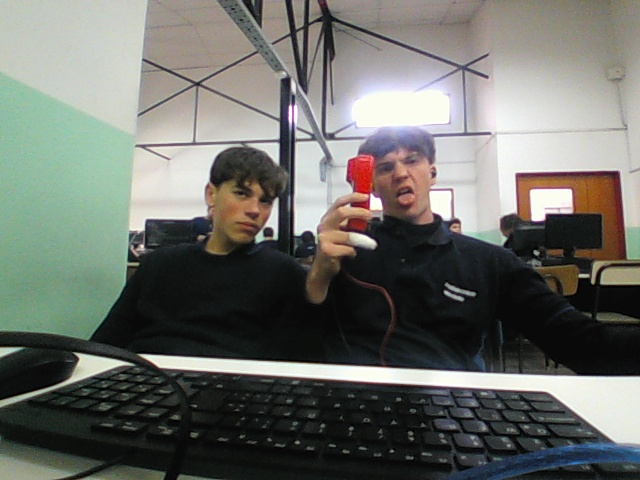
#> input picture imagenes/pygamefoto1.jpg, 640 x 480 px, found by its file name
$ python analIsis.py
#> lines starting #> are read from the running program, lines starting #| are printed output that depends on the picture; after the words box and inside, x2 and y2 are one past the last pixel; in counts of white or black regions, pixels touching at a corner belong together
import cv2
import numpy as np

# Cargar imagen
ruta_imagen = "/home/ta-te-ti/Escritorio/Tateti/Proyecto-Ta-te-ti/imagenes/pygamefoto1.jpg"
imagen = cv2.imread(ruta_imagen)
#> imagen is the input picture: shape (480, 640, 3); mean B, G, R 105.2, 110.6, 108.9
if imagen is None:
    print("Error: no se pudo cargar la imagen.")
    exit()

# Dimensiones
alto, ancho = imagen.shape[:2]
#> alto = 480; ancho = 640
tercio_alto = alto // 3
#> tercio_alto = 160
tercio_ancho = ancho // 3
#> tercio_ancho = 213

# Convertir a HSV
hsv = cv2.cvtColor(imagen, cv2.COLOR_BGR2HSV)
#> hsv: shape (480, 640, 3); mean H, S, V 59.5, 38.5, 116.1

# Rangos de rojo
rojo_bajo1 = np.array([0, 100, 100])
rojo_alto1 = np.array([10, 255, 255])
rojo_bajo2 = np.array([160, 100, 100])
rojo_alto2 = np.array([180, 255, 255])

# Máscara para rojo
mascara1 = cv2.inRange(hsv, rojo_bajo1, rojo_alto1)
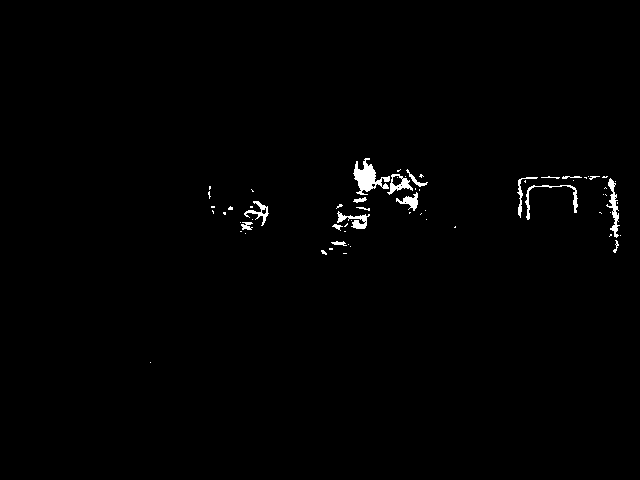
#> mascara1: shape (480, 640); 0.87% white; 65 white regions (47 under 20 px), largest, box (x1, y1, x2, y2) and area: (353, 158, 390, 195) 601, (606, 178, 620, 238) 292, (525, 185, 578, 220) 243
mascara2 = cv2.inRange(hsv, rojo_bajo2, rojo_alto2)
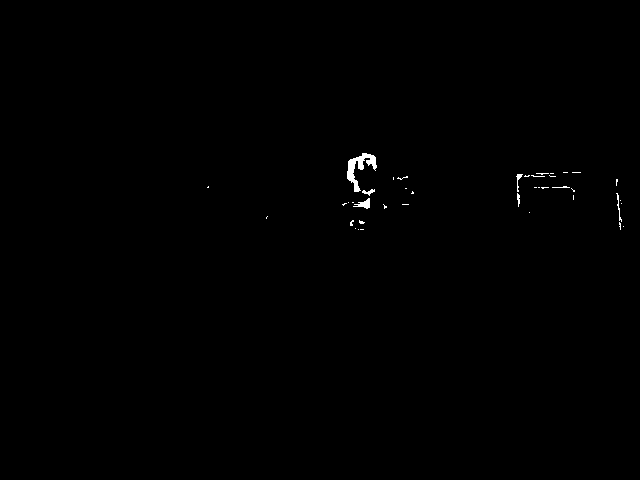
#> mascara2: shape (480, 640); 0.29% white; 41 white regions (34 under 20 px), largest, box (x1, y1, x2, y2) and area: (347, 153, 377, 192) 429, (353, 198, 370, 209) 90, (616, 193, 622, 222) 44
mascara_rojo = cv2.bitwise_or(mascara1, mascara2)
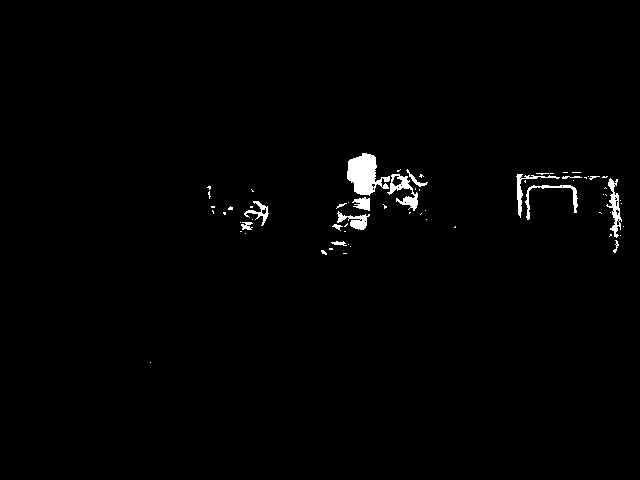
#> mascara_rojo: shape (480, 640); 1.2% white; 66 white regions (50 under 20 px)

# Contornos
contornos, _ = cv2.findContours(mascara_rojo, cv2.RETR_EXTERNAL, cv2.CHAIN_APPROX_SIMPLE)
#> contornos = 66 contours, 54 with area under 20; largest, box (x1, y1, x2, y2) and area: (347, 153, 390, 196) 993, (387, 174, 418, 211) 395, (606, 178, 622, 238) 306, (337, 211, 370, 230) 224, (525, 185, 578, 220) 192

# Usamos un set para evitar repetir celdas
celdas_detectadas = set()

for contorno in contornos:
    area = cv2.contourArea(contorno)
    if area > 100:  # filtrar ruido
        M = cv2.moments(contorno)
        if M["m00"] != 0:
            cx = int(M["m10"] / M["m00"])
            cy = int(M["m01"] / M["m00"])

            columna = cx // tercio_ancho
            fila = cy // tercio_alto

            # Evitar duplicados
            if (fila, columna) not in celdas_detectadas:
                celdas_detectadas.add((fila, columna))
                print(f"🟥 Rojo detectado en fila {fila}, columna {columna}")
#> this loop made 66 passes
#> (area, cx, cy, columna) on passes 27, 37, 39, 48, 51, 57, 59, 66: (223.5, 354, 220, 1), (146, 259, 211, 1), (127, 362, 203, 1), (192, 552, 195, 2), (305.5, 614, 206, 2), (172, 523, 189, 2), (395, 402, 189, 1), (993, 363, 173, 1)
#> area on passes 7, 16, 18: 27, 21, 39.5
#| 🟥 Rojo detectado en fila 1, columna 1
#| 🟥 Rojo detectado en fila 1, columna 2
#> after the loop, celdas_detectadas = 2 items

$ run again, with imagenes/bocaboton.jpg copied over imagenes/pygamefoto1.jpg
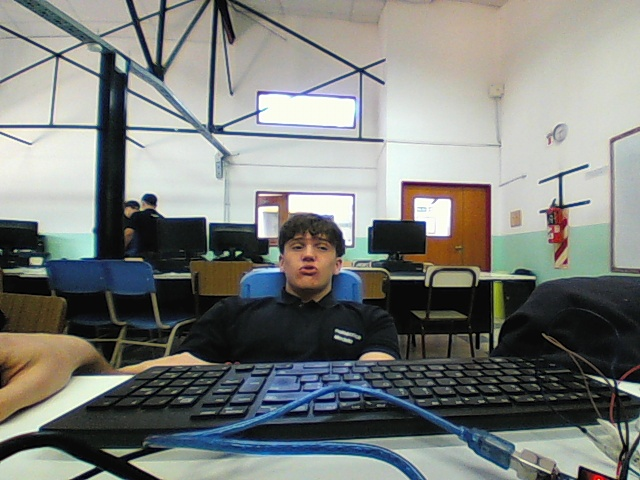
#> input picture imagenes/bocaboton.jpg, 640 x 480 px, found by its file name
#> imagen is the input picture: shape (480, 640, 3); mean B, G, R 123.8, 127.6, 124.7
#> hsv: shape (480, 640, 3); mean H, S, V 62.3, 52, 135.5
#> `mascara1 = cv2.inRange(hsv, rojo_bajo1, rojo_alto1)`:
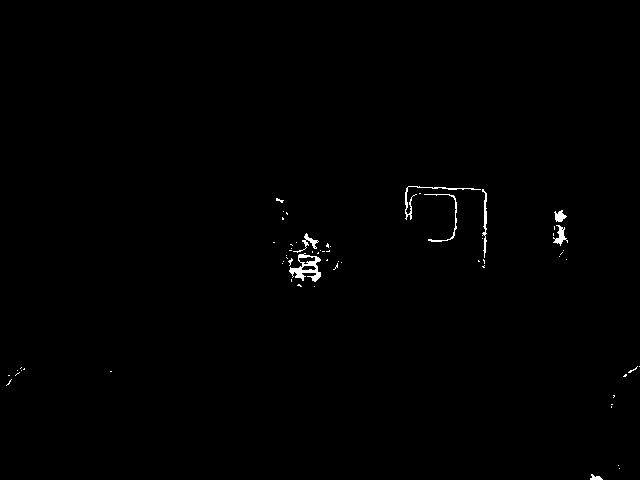
#> mascara1: shape (480, 640); 0.49% white; 63 white regions (55 under 20 px), largest, box (x1, y1, x2, y2) and area: (289, 253, 321, 282) 391, (405, 186, 481, 220) 207, (482, 189, 487, 258) 156
#> mascara2: shape (480, 640); 0.15% white in thin lines or dots, all inside (x1, y1, x2, y2) = (270, 186, 640, 480)
#> `mascara_rojo = cv2.bitwise_or(mascara1, mascara2)`:
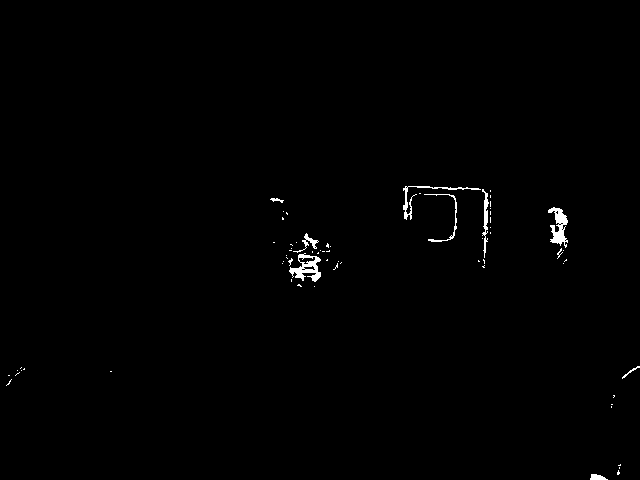
#> mascara_rojo: shape (480, 640); 0.63% white; 67 white regions (57 under 20 px)
#> contornos = 67 contours, 59 with area under 20; largest, box (x1, y1, x2, y2) and area: (289, 253, 321, 282) 430, (548, 207, 568, 248) 341, (403, 186, 481, 220) 132, (482, 189, 489, 258) 122, (293, 233, 319, 253) 72, (424, 194, 457, 242) 62, (590, 474, 608, 480) 56, (622, 366, 640, 379) 21
#> the loop `for contorno in contornos:` made 67 passes
#> (area, cx, cy, columna) on passes 34, 59, 66, 67: (430, 306, 266, 1), (341, 558, 225, 2), (122, 485, 217, 2), (131.5, 421, 198, 1)
#> (printed output is left out)
#> after the loop `for contorno in contornos:`: celdas_detectadas = 2 items
